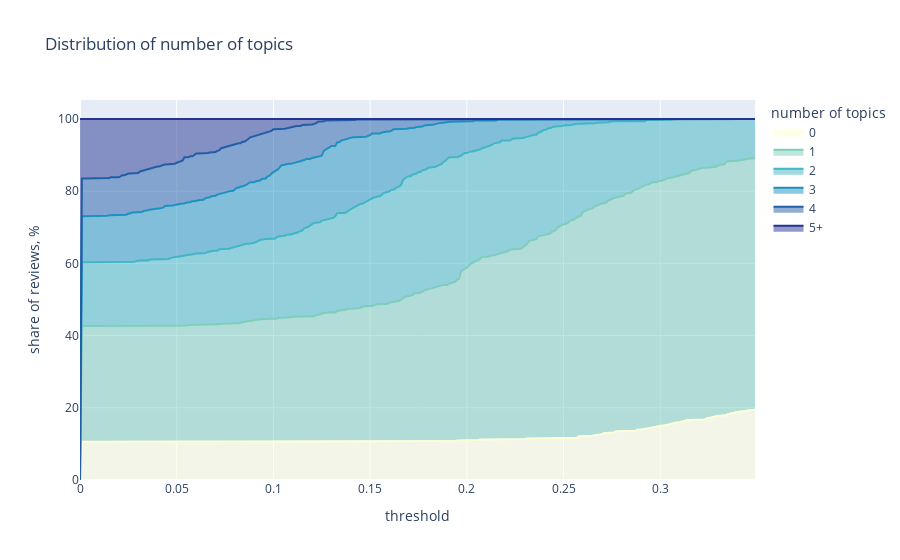

This figure's notebook cell:
### Code cell
import tqdm
import plotly.express as px

tmp_dfs = []

# iterating through different threshold levels
for thr in tqdm.tqdm(np.arange(0, 0.35, 0.001)):
    # calculating number of topics with probability > threshold for each document
    tmp_df = pd.DataFrame(list(map(lambda x: len(list(filter(lambda y: y >= thr, x))), topic_distr))).rename(
        columns = {0: 'num_topics'}
    )
    tmp_df['num_docs'] = 1
    
    tmp_df['num_topics_group'] = tmp_df['num_topics']\
        .map(lambda x: str(x) if x < 5 else '5+')
    
    # aggregating stats
    tmp_df_aggr = tmp_df.groupby('num_topics_group', as_index = False).num_docs.sum()
    tmp_df_aggr['threshold'] = thr
    
    tmp_dfs.append(tmp_df_aggr)

num_topics_stats_df = pd.concat(tmp_dfs).pivot(index = 'threshold', 
                              values = 'num_docs',
                              columns = 'num_topics_group').fillna(0)

num_topics_stats_df = num_topics_stats_df.apply(lambda x: 100.*x/num_topics_stats_df.sum(axis = 1))

# visualisation
colormap = px.colors.sequential.YlGnBu
px.area(num_topics_stats_df, 
       title = 'Distribution of number of topics',
       labels = {'num_topics_group': 'number of topics',
                'value': 'share of reviews, %'},
       color_discrete_map = {
          '0': colormap[0],
          '1': colormap[3],
          '2': colormap[4],
          '3': colormap[5],
          '4': colormap[6],
          '5+': colormap[7]
      })

### Figure 1 — Plotly figure (JSON) as saved in the notebook; plotly's stock layout.template omitted (floating-point values rounded to 4 significant figures; data arrays with more than 128 entries replaced by an {"elided": "..."} marker saying what was removed)
{"data": [{"fillpattern": {"shape": ""}, "hovertemplate": "number of topics=0<br>threshold=%{x}<br>share of reviews, %=%{y}<extra></extra>", "legendgroup": "0", "line": {"color": "rgb(255,255,217)"}, "marker": {"symbol": "circle"}, "mode": "lines", "name": "0", "orientation": "v", "showlegend": true, "stackgroup": "1", "type": "scatter", "x": {"elided": "350 float values"}, "xaxis": "x", "y": {"elided": "350 float values"}, "yaxis": "y"}, {"fillpattern": {"shape": ""}, "hovertemplate": "number of topics=1<br>threshold=%{x}<br>share of reviews, %=%{y}<extra></extra>", "legendgroup": "1", "line": {"color": "rgb(127,205,187)"}, "marker": {"symbol": "circle"}, "mode": "lines", "name": "1", "orientation": "v", "showlegend": true, "stackgroup": "1", "type": "scatter", "x": {"elided": "350 float values"}, "xaxis": "x", "y": {"elided": "350 float values"}, "yaxis": "y"}, {"fillpattern": {"shape": ""}, "hovertemplate": "number of topics=2<br>threshold=%{x}<br>share of reviews, %=%{y}<extra></extra>", "legendgroup": "2", "line": {"color": "rgb(65,182,196)"}, "marker": {"symbol": "circle"}, "mode": "lines", "name": "2", "orientation": "v", "showlegend": true, "stackgroup": "1", "type": "scatter", "x": {"elided": "350 float values"}, "xaxis": "x", "y": {"elided": "350 float values"}, "yaxis": "y"}, {"fillpattern": {"shape": ""}, "hovertemplate": "number of topics=3<br>threshold=%{x}<br>share of reviews, %=%{y}<extra></extra>", "legendgroup": "3", "line": {"color": "rgb(29,145,192)"}, "marker": {"symbol": "circle"}, "mode": "lines", "name": "3", "orientation": "v", "showlegend": true, "stackgroup": "1", "type": "scatter", "x": {"elided": "350 float values"}, "xaxis": "x", "y": {"elided": "350 float values"}, "yaxis": "y"}, {"fillpattern": {"shape": ""}, "hovertemplate": "number of topics=4<br>threshold=%{x}<br>share of reviews, %=%{y}<extra></extra>", "legendgroup": "4", "line": {"color": "rgb(34,94,168)"}, "marker": {"symbol": "circle"}, "mode": "lines", "name": "4", "orientation": "v", "showlegend": true, "stackgroup": "1", "type": "scatter", "x": {"elided": "350 float values"}, "xaxis": "x", "y": {"elided": "350 float values"}, "yaxis": "y"}, {"fillpattern": {"shape": ""}, "hovertemplate": "number of topics=5+<br>threshold=%{x}<br>share of reviews, %=%{y}<extra></extra>", "legendgroup": "5+", "line": {"color": "rgb(37,52,148)"}, "marker": {"symbol": "circle"}, "mode": "lines", "name": "5+", "orientation": "v", "showlegend": true, "stackgroup": "1", "type": "scatter", "x": {"elided": "350 float values"}, "xaxis": "x", "y": {"elided": "350 float values"}, "yaxis": "y"}], "layout": {"legend": {"title": {"text": "number of topics"}, "tracegroupgap": 0}, "title": {"text": "Distribution of number of topics"}, "xaxis": {"anchor": "y", "domain": [0, 1], "title": {"text": "threshold"}}, "yaxis": {"anchor": "x", "domain": [0, 1], "title": {"text": "share of reviews, %"}}}}
